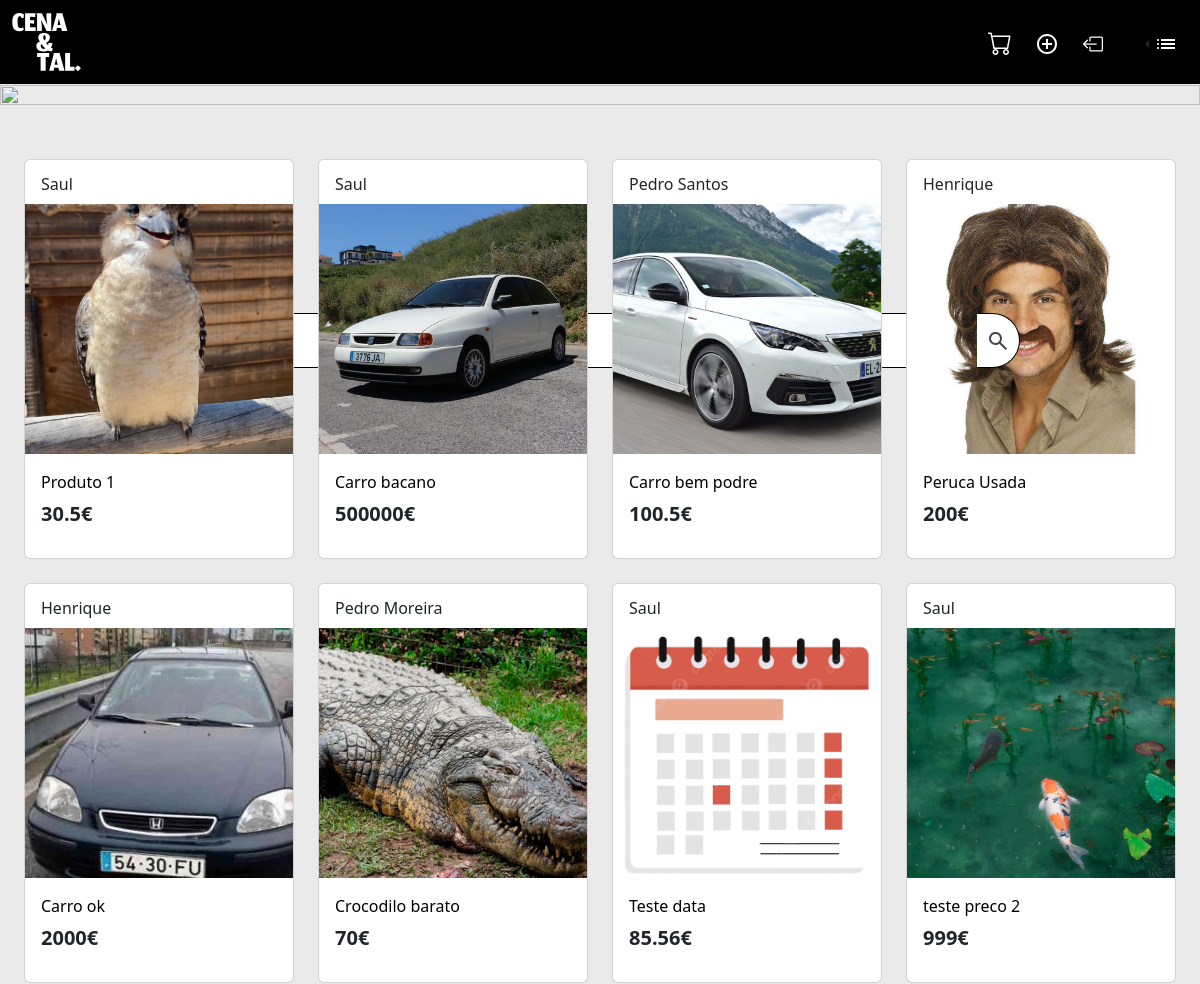
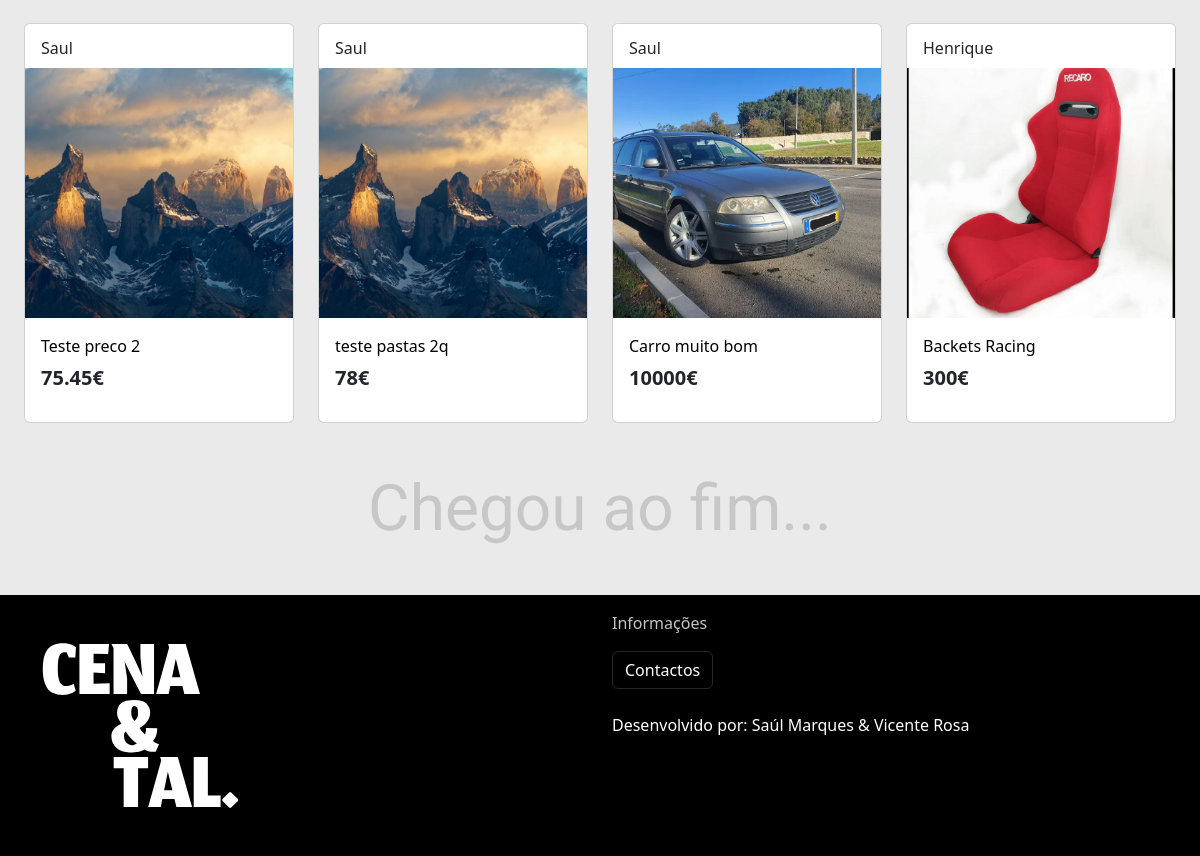
/index.php (signed in), run on the app's committed database (2 pictures, top to bottom).
### tables this page shows
CREATE TABLE `produto` (
  `id` int(11) NOT NULL,
  `user_id` int(11) NOT NULL,
  `titulo` varchar(30) NOT NULL,
  `descricao` text NOT NULL,
  `preco` float NOT NULL,
  `imagem` varchar(80) DEFAULT NULL,
  `adicionado_a` date NOT NULL DEFAULT current_timestamp(),
  `visivel` tinyint(1) DEFAULT 1
);

CREATE TABLE `users` (
  `id` int(11) NOT NULL,
  `username` varchar(30) NOT NULL,
  `password` varchar(78) NOT NULL,
  `email` varchar(30) NOT NULL,
  `imagem` varchar(255) DEFAULT 'imgs/icons/account_circle.svg',
  `localidade` varchar(255) DEFAULT NULL,
  `cidade` varchar(150) DEFAULT NULL,
  `cp` varchar(7) DEFAULT NULL,
  `telemovel` int(16) DEFAULT NULL,
  `biografia` text DEFAULT NULL,
  `data` date NOT NULL DEFAULT current_timestamp()
);

### index.php (the view, shortened to what this page needs)
<?php
include 'includes/db.php';
$sql = "SELECT produto.*, produto_imagens.image_path, users.username
        FROM produto
        LEFT JOIN produto_imagens ON produto.id = produto_imagens.produto_id
        LEFT JOIN users ON produto.user_id = users.id
        WHERE produto.visivel = 1
        GROUP BY produto.id
        ORDER BY MIN(produto_imagens.id)";
$result = $conn->query($sql);
?>
<!DOCTYPE html>
<html lang="en">
<head>
    <link rel="stylesheet" href="css/bootstrap.min.css">
    <link rel="stylesheet" href="css/fonts/customfonts.css">
</head>
<body style="background-color: #EAEAEA;">
<?php include 'includes/navbar.php' ?>
 <div class="container-fluid p-0 rounded" style="background-color: transparent;">
  <img class="object-fit-contain" src="imgs/cover2.png" style="width: 100%; height: 100%;" alt="">
<div class="input-group mt-3" style="position: absolute; bottom: 80%; left: 10%;; width: 75%;">
    <button class="btn rounded-end-pill border-black border-start-0" type="button" style="background-color: white; height: 55px;">
        <img src="imgs/icons/iconpesquisa.svg" style="margin-bottom: 3px;" alt="">
    </button>
</div>
<div class="container-fluid mt-5 mb-5">
    <div class="row row-cols-1 row-cols-sm-2 row-cols-md-3 row-cols-xl-4 row-cols-xxl-5 gy-4 mx-auto" id="productList">
        <?php while($row = $result->fetch_assoc()): ?>
            <div class="col me-0 product-item">
                <div class="card rounded-2" style="width: 100%; height: 400px; background-color: white;">
                    <a href="pagina_utilizador_guest.php?user_id=<?php echo htmlspecialchars($row['user_id']); ?>" class="card-header border-0 bg-transparent mt-1" style="text-decoration: none">
                        <?php echo htmlspecialchars($row['username']); ?>
                    </a>
                    <a href="pagina_produto.php?id=<?php echo htmlspecialchars($row['id']); ?>" class="text-decoration-none">
                        <div class="container p-0" style="width: 100%; height: 250px; background-color: white;">
                            <img src="<?php echo htmlspecialchars($row['image_path']); ?>" class="img-fluid" alt="Product Image" style="width: 100%; height: 100%; object-fit:cover;">
                        </div>
                    </a>
                    <div class="card-body">
                        <a href="pagina_produto.php?id=<?php echo htmlspecialchars($row['id']); ?>" class="text-decoration-none" style="color: #000000">
                            <div class="card-title"><?php echo htmlspecialchars($row['titulo']); ?></div>
                        </a>
                        <div class="card-text"><h5 class="fw-bold"><?php echo htmlspecialchars($row['preco']); ?>€</h5></div>
                    </div>
                </div>
            </div>
        <?php endwhile; ?>
    </div>
</div>
<h1 class="text-center mt-5 mb-5 jomhuria-regular fs-custom" style="color: rgba(150, 150, 150, 0.425);">Chegou ao fim...</h1>
</body>
</html>

### data on the page
produto: user.username "Saul", shows a picture, titulo "Produto 1", preco "30.5"
produto: user.username "Saul", shows a picture, titulo "Carro bacano", preco "500000"
produto: user.username "Pedro Santos", shows a picture, titulo "Carro bem podre", preco "100.5"
produto: user.username "Henrique", shows a picture, titulo "Peruca Usada", preco "200"
produto: user.username "Henrique", shows a picture, titulo "Carro ok", preco "2000"
produto: user.username "Pedro Moreira", shows a picture, titulo "Crocodilo barato", preco "70"
produto: user.username "Saul", shows a picture, titulo "Teste data", preco "85.56"
produto: user.username "Saul", shows a picture, titulo "teste preco 2", preco "999"
produto: user.username "Saul", titulo "Teste preco 2", preco "75.45"
produto: user.username "Saul", titulo "teste pastas 2q", preco "78"
produto: user.username "Saul", shows a picture, titulo "Carro muito bom", preco "10000"
produto: user.username "Henrique", shows a picture, titulo "Backets Racing", preco "300"
